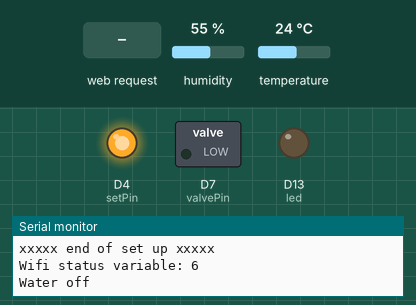
Simulated run of this sketch. Board: Arduino Uno R4 WiFi. Shown: switched loads named in the sketch (green lamp = pin HIGH), output pins drawn as LEDs (lit = HIGH), the last lines printed to the serial monitor. Inputs (shaded band) come from the test bench; at power-on: humidity 55 %, temperature 24 °C.

Above: at 5.7 s.
5.8 s: HTTP request GET /H received
At 8.2 s:
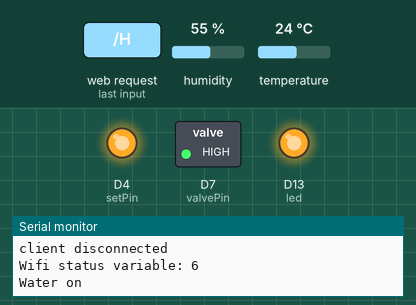
13.8 s: HTTP request GET /L received
At 15.1 s:
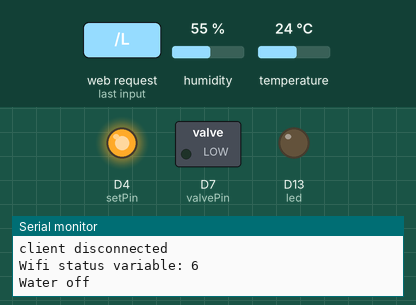
Timing chart, 0 to 16.8 s (numbered marks = the images above; inputs shaded):
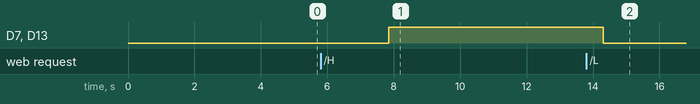

The sketch:

server_with_remote.ino
```cpp
//////////////////////////////////////////////////////////////////////////////////////
//
//    2025 Spring Quarter WES 207
//    Nathaniel Mosk
//    Final Capstone Project - UC Fire Defense System
//
//    About: This is a program which runs on the R4 Arduino Wifi.
//            The program hosts a web server on the arduino, accepts a signal from a remote,
//            and actuates a relay switch. The relay switch is meant to be governing a valve
//            that turns water on so a sprinkler can protect a roof.
//
//    Contact: nmosk@ucsd.edu for questions, AA2-2l6-632S
//
///////////////////////////////////////////////////////////////////////////////////////

// adding libaries
  // WiFiS3.h needed for the built in esp wifi card on the R4 board
  // SoftwareSerial.h is used to allow serial comm to the board
  // Both Wire.h and Adafruit_SHT31.h are in place to support testing the SHT31-D humidity sensor module
  // DHT.h is used for the DHT11 arduino module that senses temp and humidity

#include <WiFiS3.h>
#include <SoftwareSerial.h>
#include <Wire.h>
#include "Adafruit_SHT31.h"
#include <Adafruit_SHT31.h>
#include <DHT.h>

// set to either web or AP mode
// When Web mode is set to 1, the server will be accesible thru the internet via port forwarding
// only use web mode when pre-planned to be configured with the router on site
// When AP mode is set to 1, the R4 board creates an access point and wifi hotspot to host the server site.
#define web_mode 0
#define AP_mode 1

// define your wifi password here. OR put into a dif header file for security.
#define SECRET_SSID "9-dollars-per-mo.TXT442-216-6325"
#define SECRET_PASS "plainbird962"


// define digital pins with human readable names
// The HC12 pins and set pins are for the HC12 wireless module that does serial comms
// the ValvePin goes to the relay switch on digital 7
// the DHT pin is the DHT sensor's data pin on digital 6
#define setPin 4
#define valvePin 7
#define HC12_TX_PIN 3
#define HC12_RX_PIN 2
#define DHTPIN 6


// these variables are used to status the water on the system and their control mechanisms
#define WATER_ON "Water on"
#define WATER_OFF "Water off"
String water_stat = WATER_OFF;
int IS_OPEN = 0;
int led = LED_BUILTIN;

// declare functions
void printWiFiStatus();
void showWiFiStat();


// declare sensor
// Define the sensor type (DHT11)
#define DHTTYPE DHT11
// Create a DHT object
DHT dht(DHTPIN, DHTTYPE);


///////please enter your sensitive data in the Secret tab/arduino_secrets.h
char ssid[] = SECRET_SSID;        // your network SSID (name)
char pass[] = SECRET_PASS;    // your network password (use for WPA, or use as key for WEP)
int status = WL_IDLE_STATUS;     // the WiFi radio's status
char mySsid[] = "UCSD_Fire_DP";        // your network SSID (name)
char myPass[] = "banana";    // your network password (use for WPA, or use as key for WEP)

// pingTest vars
String hostName = "www.google.com";
String homeWifi = "192.168.1.42";
int pingResult;

// establish server
WiFiServer server(80);

// establish humidity sensor SHT31-D
Adafruit_SHT31 mySensor = Adafruit_SHT31();


// create objects for wireless remote comms
SoftwareSerial HC12(3, 2);  // HC-12 TX Pin, HC-12 RX Pin
byte incomingByte;
String readBuffer = "";
int n;

void setup() {
  // put your setup code here, to run once:

  //Initialize serial and wait for port to open:
  Serial.begin(9600);
  delay(4000);
  while (!Serial) {
    ; // wait for serial port to connect. Needed for native USB port only
  }
  Serial.println("\nyyyy begin set up yyyy");

  // set digital pins
  pinMode(led, OUTPUT); // on board LED - temp
  pinMode(setPin, OUTPUT); // HC12 set pin to take data
  pinMode(valvePin, OUTPUT); // set valve pin to take signal

  // configure HC12
  HC12.begin(9600); // start HC12 serial
  digitalWrite(setPin, LOW);
  delay(250);
  HC12.write("AT+DEFAULT"); // configure the HC12
  delay(250);
  digitalWrite(setPin, HIGH);          // HC-12 normal, transparent mode
  Serial.print("\n\n got past HC12 setup\n");

  dht.begin();
  float temperature = dht.readTemperature();
  float humidity = dht.readHumidity();
  Serial.print("temp is: ");
  Serial.println(temperature);
  Serial.print("humidity is: ");
  Serial.println(humidity);


  // check for the WiFi module:
  if (WiFi.status() == WL_NO_MODULE) {
    Serial.println("Communication with WiFi module failed!");
    // don't continue
    while (true);
  }


 // WiFi.config(IPAddress(172,20,13,4));


  // print out wifi status - see status codes below
  // while connected to internet, we expect code 3
  // after it begins listening, code 7
  // while we have a client, code 8
  Serial.println(WiFi.status());
      // typedef enum {
    //     WL_NO_SHIELD = 255,
    //     WL_NO_MODULE = WL_NO_SHIELD,
    //     WL_IDLE_STATUS = 0,
    //     WL_NO_SSID_AVAIL,  1
    //     WL_SCAN_COMPLETED, 2
    //     WL_CONNECTED,  3
    //     WL_CONNECT_FAILED, 4
    //     WL_CONNECTION_LOST,  5
    //     WL_DISCONNECTED, 6
    //     WL_AP_LISTENING, 7
    //     WL_AP_CONNECTED, 8
    //     WL_AP_FAILED 9
    // } wl_status_t;


  // check fw version - this is returning 0.4.1 currently which works well
  // the latest may be 0.5.2 but that's regarded as developmental and
  // procedure to update is not especially well established
  // disregard message to update for now - NJM
  String fv = WiFi.firmwareVersion();
  if (fv < WIFI_FIRMWARE_LATEST_VERSION) {
    Serial.println("Please upgrade the firmware");
  }
  Serial.println(fv);
  Serial.println("Latest ver:");
  Serial.println(WIFI_FIRMWARE_LATEST_VERSION);


  if(AP_mode){
    status = WiFi.beginAP(mySsid);
    if (status != WL_AP_LISTENING) {

    Serial.println("Creating access point failed");
    while(true);

      // print your WiFi shield's IP address:
    IPAddress ip = WiFi.localIP();
    Serial.print("IP Address: ");
    Serial.println(ip);
    delay(50000);
    }
  }

  if(web_mode){

    // set IP to following 4 octets:
    WiFi.config(IPAddress(192,168,1,99));

    // attempt to connect to WiFi network:
    //while(0) {
    while (status != WL_CONNECTED) {
      Serial.print("Attempting to connect to WPA SSID: ");
      Serial.println(ssid);
      // Connect to WPA/WPA2 network:
      status = WiFi.begin(ssid, pass);
      //status = WiFi.begin(ssid);
      // wait 10 seconds for connection:
      delay(4000);
    }

    // // test connection status and print result:
    if (status == WL_CONNECTED){
      Serial.println("Wifi is connected");
    }

  }

  // initiate the server process
  server.begin();

  // print out the SSID and local IP
  printWiFiStatus();

  // message to help track end of the set up
  Serial.println("xxxxx end of set up xxxxx");

}


void loop() {
  // put your main code here, to run repeatedly:

  delay(100);

  float temperature = dht.readTemperature();
  float humidity = dht.readHumidity();

  WiFiClient client = server.available();

  if (client) {
    Serial.println("new client");
    String currentLine = "";
    while (client.connected()) {
      delayMicroseconds(10); // jic
      if (client.available()) {
        char c = client.read();
        Serial.write(c);
        if (c == '\n') {
          if (currentLine.length() == 0) {
            client.println("HTTP/1.1 200 OK");
            client.println("Content-Type: text/html");
            client.println();

          // Below is the WEB APP created to support the Fire Defense System
          // The outline of the site code is:
          //
          // * HTML style settings
          // * Page Title and top Header
          // * Table showing House address of physical system or the Owner
          // * Table showing water status
          // * Tables showing Temp and Humidity of the roof sensor (DHT11)
          // * Buttons allowing user to turn on and off water
          // * Credits line

            client.println("<!DOCTYPE html>");

            client.println("<html>"); //font-family:verdana
            client.println("<head>");
            client.print("<style>th{font-size:6vw;}td{font-size:6vw;}");
            client.print("p,h1,h2,h3,h4,h5,h6,th,td,a{font-family:helvetica; color: #182b49;}");
            client.print("table, th, td {border: 1px solid black;border-collapse: collapse;text-align: center;}");
            client.print("th{background-color: #182b49;color: white;}");
            client.print("td{background-color: #C69214;}"); // gold - #C69214 yellow - #FFCD00
            client.print("table{width:80%;}");
            client.print("body{background-color:#ebedef;}");
            client.print("a:link, a:visited {background-color: #00629B; color: white; font-size:6vw; padding: 16px 28px; text-align: center; text-decoration: none; display: inline-block;}");
            client.print("a:active, a:hover {background-color:#FFCD00;}");
            client.println("</style>");
            client.println("</head>");
            client.println("</html>");

            client.println("<title>UC SD Fire Defense</title>");
            client.println("<h1 style=\"font-size:7vw;\">UC Fire Defense System</h1>");

            client.println("<br>");

            client.println("<table>");
            client.println("<tr>");
            client.println("<th>System Address</th>");
            client.println("</tr>");
            client.println("<tr>");
            client.println("<td>12 Pebble St.</td>");
            client.println("</tr>");
            client.println("</table>");
            client.println("<br>");

            client.println("<table>");
            client.println("<tr>");
            client.println("<th>Sprinkler Status</th>");
            client.println("</tr>");
            client.println("<tr>");
            client.print("<td>");
            client.print(water_stat);
            client.println("</td>");
            client.println("</tr>");
            client.println("</table>");
            client.println("<br><br>");

            client.println("<table>");
            client.println("<tr>");
            client.println("<th>Roof Humidity [%]</th>");
            client.println("</tr>");
            client.println("<tr>");
            client.print("<td>");
            client.print(humidity);
            client.println("</td>");
            client.println("</tr>");
            client.println("</table>");
            client.println("<br><br>");

            client.println("<table>");
            client.println("<tr>");
            client.println("<th>Roof Temp [C]</th>");
            client.println("</tr>");
            client.println("<tr>");
            client.print("<td>");
            client.print(temperature);
            client.println("</td>");
            client.println("</tr>");
            client.println("</table>");
            client.println("<br><br>");

            // the content of the HTTP response follows the header:
            client.print("<a href=\"/H\">Turn water on</a><br><br>");
            client.print("<a href=\"/L\">Turn water off</a><br>");

            client.print("<p style=\"font-size:4vw;\">v1.0<br>Developed by Nate Mosk for UC San Diego, 2025.</p>");

            // The HTTP response ends with another blank line:
            client.println();
            // break out of the while loop:
            break;
          }
          else {
            currentLine = "";
          }
        }
        else if (c != '\r') {
          currentLine += c;
        }

                // Check to see if the client request was "GET /H" or "GET /L":
        if (currentLine.endsWith("GET /H")) {
          digitalWrite(led, HIGH);               // GET /H turns the LED on
          digitalWrite(valvePin, HIGH);
          water_stat = WATER_ON;
        }
        if (currentLine.endsWith("GET /L")) {
          digitalWrite(led, LOW);                // GET /L turns the LED off
          digitalWrite(valvePin, LOW);
          water_stat = WATER_OFF;
        }

        //readHC(); // incase client is connected still want to read...
      } // end of client available
      // here?
    } // end of client connected
    client.stop();
    Serial.println("client disconnected");
  }

 // Read HC is used every loop to check for input signal from the remote control
  delay(100);
  readHC();

  // This part prints the status of the wifi and water to output for the user to read in the arduino serial monitor
  showWiFiStat();
  Serial.println(water_stat);
  delay(3000);

}

////////////////////////////////////////////////////////
//
//    Supporting Functions below
//
/////////////////////////////////////


// showWifiStat very specifically prints out WiFi.Status in a readable format.
// A list of status types is given for convenience

void showWiFiStat(){

  Serial.print("Wifi status variable: ");
  Serial.println(WiFi.status());

  // FYI
  // 0 = no SSID available, WL_NO_SSID_AVAIL
  // 1 = device is idle, WL_IDLE_STATUS
  // 3 = device connected, WL_CONNECTED
  // 4 = disconnected, WL_DISCONNECTED
      // typedef enum {
    //     WL_NO_SHIELD = 255,
    //     WL_NO_MODULE = WL_NO_SHIELD,
    //     WL_IDLE_STATUS = 0,
    //     WL_NO_SSID_AVAIL,  1
    //     WL_SCAN_COMPLETED, 2
    //     WL_CONNECTED,  3
    //     WL_CONNECT_FAILED, 4
    //     WL_CONNECTION_LOST,  5
    //     WL_DISCONNECTED, 6
    //     WL_AP_LISTENING, 7
    //     WL_AP_CONNECTED, 8
    //     WL_AP_FAILED 9
    // } wl_status_t;

}


// printWifiStatus function is used to print the wifi SSID, the IP address of the arduino, and instructions how to access
// No inputs are needed, and no outputs are given

void printWiFiStatus() {
  // print the SSID of the network you're attached to:
  Serial.print("SSID: ");
  Serial.println(WiFi.SSID());

  // print your WiFi shield's IP address:
  IPAddress ip = WiFi.localIP();
  Serial.print("IP Address: ");
  Serial.println(ip);

  // print where to go in a browser:
  Serial.print("To see this page in action, open a browser to http://");
  Serial.println(ip);

}

// readHC is used to receive data from the HC12/Arduino Nano powered remote control.

void readHC(){
    // read data from HC12 module
  while (HC12.available()) {             // If HC-12 has data
    incomingByte = HC12.read();          // Store each icoming byte from HC-12
    readBuffer += char(incomingByte);    // Add each byte to ReadBuffer string variable
  }
  delay(3);

  // open the data and use it
  if (readBuffer != "") {
    //dataStamp();
    Serial.println("data received!!!");
    Serial.println(readBuffer);
    if (readBuffer == "B") {
      Serial.println("Sender: TX1 Sends Open Signal");
      IS_OPEN = 1;
      digitalWrite(led,HIGH);
      digitalWrite(valvePin, HIGH);
      water_stat = WATER_ON;
    } else;
    if (readBuffer == "C") {
      Serial.println("Sender: TX1 sends Close Signal");
      IS_OPEN = 0;
      digitalWrite(led,LOW);
      digitalWrite(valvePin, LOW);
      water_stat = WATER_OFF;
    } else;
    delay(3);
    //n++;
  }
  readBuffer = "";

}
```

Measured:
- after the input at 5.8 s, D7 (valvePin), D13 (led): LOW → HIGH after 2.1 s
- after the input at 13.8 s, D7 (valvePin), D13 (led): HIGH → LOW after 0.51 s
